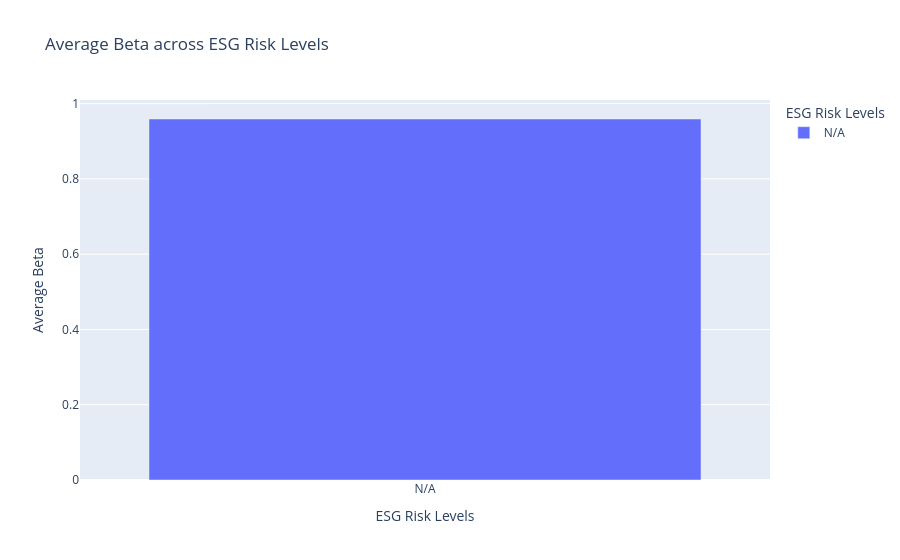

Write notebook code for a chart like this one.
### Markdown cell above
### Beta (Volatility) Across ESG Levels

### Code cell
consolidated_df['Beta'] = pd.to_numeric(consolidated_df['Beta'], errors='coerce')

# Calculate average Beta for each ESG description
avg_beta_by_esg = consolidated_df.groupby('ESG Description')['Beta'].mean().reset_index()

# Create the bar chart
fig = px.bar(
    avg_beta_by_esg,
    x='ESG Description',
    y='Beta',
    color='ESG Description',
    title='Average Beta across ESG Risk Levels',
    labels={'Beta': 'Average Beta', 'ESG Description': 'ESG Risk Levels'}
)

fig.show()

### Figure 1 — Plotly figure (JSON) as saved in the notebook; plotly's stock layout.template omitted (floating-point values rounded to 4 significant figures)
{"data": [{"alignmentgroup": "True", "hovertemplate": "ESG Risk Levels=%{x}<br>Average Beta=%{y}<extra></extra>", "legendgroup": "N/A", "marker": {"color": "#636efa", "pattern": {"shape": ""}}, "name": "N/A", "offsetgroup": "N/A", "orientation": "v", "showlegend": true, "textposition": "auto", "type": "bar", "x": ["N/A"], "xaxis": "x", "y": [0.9591], "yaxis": "y"}], "layout": {"autosize": true, "barmode": "relative", "legend": {"title": {"text": "ESG Risk Levels"}, "tracegroupgap": 0}, "title": {"text": "Average Beta across ESG Risk Levels"}, "xaxis": {"anchor": "y", "autorange": true, "categoryarray": ["N/A"], "categoryorder": "array", "domain": [0, 1], "range": [-0.5, 0.5], "title": {"text": "ESG Risk Levels"}, "type": "category"}, "yaxis": {"anchor": "x", "autorange": true, "domain": [0, 1], "range": [0, 1.01], "title": {"text": "Average Beta"}, "type": "linear"}}}
